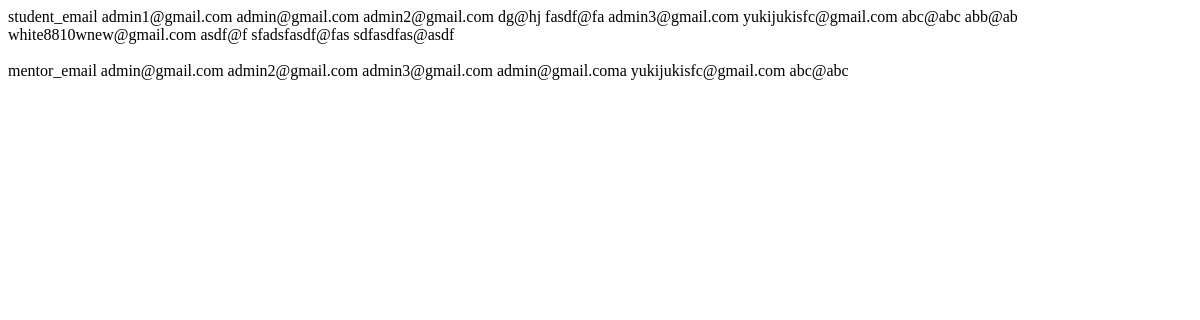
Before: /emailcheck with the older database file.
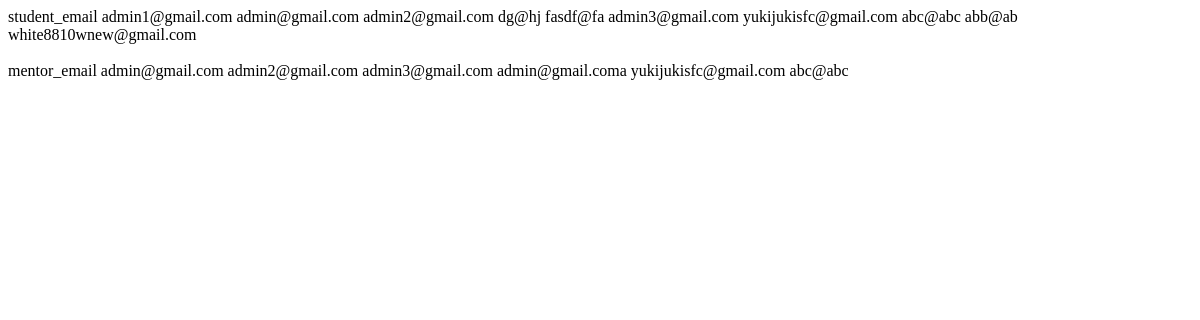
After: the same page with the newer database file.
### app/views.py (models this page shows)
class Student(db.Model):
    id = db.Column(db.Integer, primary_key=True)
    uid = db.Column(db.String(80), nullable=False, unique=True)
    email = db.Column(db.String(80), nullable=False, unique=True)
    password = db.Column(db.String(80), nullable=False, unique=True)
    created_at = db.Column(db.DateTime())

class Mentor(db.Model):
    id = db.Column(db.Integer, primary_key=True)
    mid = db.Column(db.String(80), nullable=False, unique=True)
    name = db.Column(db.String(80))
    email = db.Column(db.String(80), nullable=False, unique=True)
    password = db.Column(db.String(80), nullable=False)
    filename = db.Column(db.String(255), unique=True)
    university = db.Column(db.String(80))
    faculty = db.Column(db.String(80))
    firm = db.Column(db.String(80))
    history = db.Column(db.String(255))
    position = db.Column(db.String(80))
    graduation = db.Column(db.Integer)
    comment = db.Column(db.String(255))
    created_at = db.Column(db.DateTime())

### app/views.py (the view)
@app.route("/emailcheck", methods=["GET"])
def emailcheck():
    mentor_emails = []
    mentors = Mentor.query.all()
    for mentor in mentors:
        mentor_email = mentor.email
        mentor_emails.append(mentor_email)
    student_emails = []
    students = Student.query.all()
    for student in students:
        student_email = student.email
        student_emails.append(student_email)
    emails = {
        "student": student_emails,
        "mentor": mentor_emails
    }
    return render_template("emailcheck.html", data = emails)

### app/templates/emailcheck.html (shortened to what this page needs)
{% for email in data.student %}
    {{email}}
{% endfor %}
mentor_email
{% for email in data.mentor %}
    {{email}}
{% endfor %}

Changed rows visible on the page:
removed Student: email "asdf@f"
removed Student: email "sfadsfasdf@fas"
removed Student: email "sdfasdfas@asdf"
